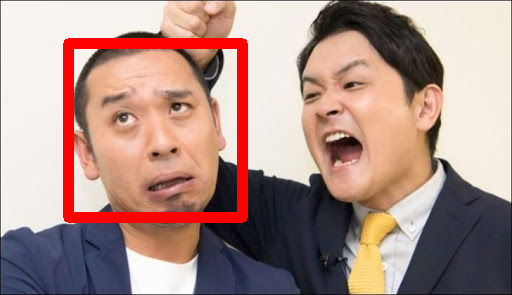

Recreate this plot in Python.
import matplotlib.pyplot as plt
import cv2

# カスケードファイルを指定して検出器を作成
cascade_file = "haarcascade_frontalface_alt.xml"
cascade = cv2.CascadeClassifier(cascade_file)

# 画像の読み込んでグレイスケールに変換する
img = cv2.imread("tidori.jpg")
img_gray = cv2.cvtColor(img, cv2.COLOR_BGR2GRAY)

# 顔認識を実行
face_list = cascade.detectMultiScale(img_gray, minSize=(150, 150))
# 結果を確認
if len(face_list) == 0:
    print("失敗")
    quit()
# 認識した部分に印をつける
for (x, y, w, h) in face_list:
    print("顔の座標=", x, y, w, h)
    red = (0, 0, 255)
    cv2.rectangle(img, (x, y), (x+w, y+h), red, thickness=10)

# 画像を出力
cv2.imwrite("face-detect.png", img)
plt.imshow(cv2.cvtColor(img, cv2.COLOR_BGR2RGB))
plt.show()
